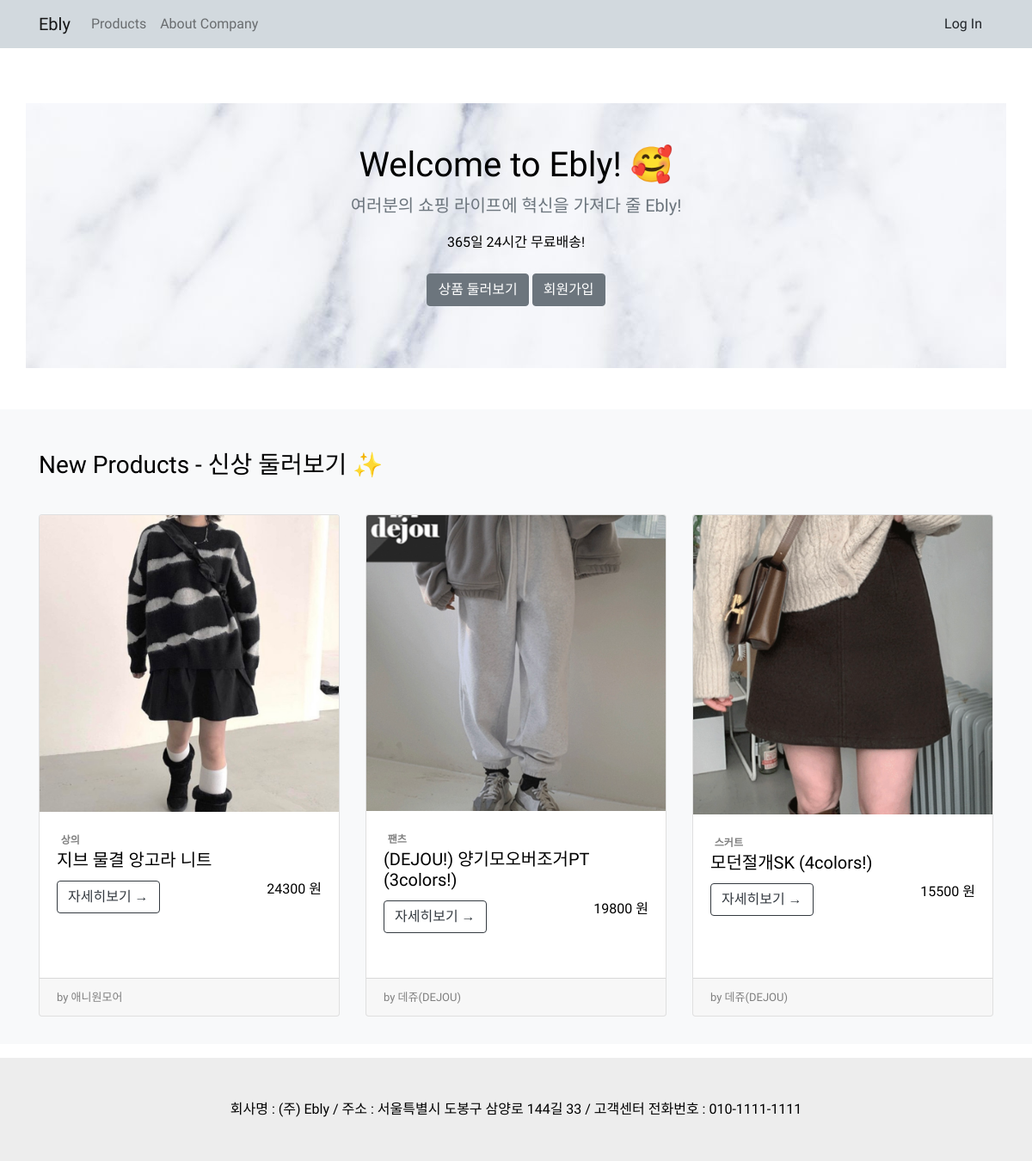
The page / on the database its author committed.
### shop/models.py (models this page shows, shortened)
class Good(models.Model):
    name = models.TextField()
    about = models.TextField()
    price = models.IntegerField()
    inventory = models.IntegerField(blank=False)
    image = models.ImageField(upload_to='shop/images/', blank=False)
    from_url = models.URLField()
    company = models.ForeignKey(Company, null=True, blank=True, on_delete=models.CASCADE)
    size = models.ManyToManyField(Size)
    color = models.ManyToManyField(Color)
    category = models.ForeignKey(Category, null=True, blank=True, on_delete=models.SET_NULL)
    tag = models.ManyToManyField(Tag)
    user_com = models.ForeignKey(User, null=True, on_delete=models.SET_NULL)
    def __str__(self):
        return f'{self.name}'
    def get_absolute_url(self):
        return f'/shop/{self.pk}/'

class Category(models.Model):
    name = models.CharField(max_length=20, unique=True)
    slug = models.SlugField(max_length=200, unique=True, allow_unicode=True)
    def __str__(self):
        return f'{self.name}'

class Company(models.Model):
    com_name = models.CharField(max_length=30)
    address = models.TextField()
    contact = models.CharField(max_length=100)
    com_url = models.URLField()
    bank_account = models.CharField(max_length=50)
    def __str__(self):
        return f'{self.com_name}'

### home/views.py (the view)
# urls.py: path('', views.home),
def home(request):
    new_goods = Good.objects.order_by('-pk')[:3]
    return render(request, 'home/index.html', {'new_goods': new_goods})

### home/templates/home/index.html (shortened to what this page needs)
{% extends 'shop/base.html' %}
{% block 'main_area' %}
{% include 'home/navbar.html' %}
    <section class="py-5 text-center container">
        <div class="row mt-3 py-lg-5 text-center" style="background-image: URL(/static/home/images/8f12c522b317357e028e336ac76e825b.jpg)">
        <div class="col-lg-6 col-md-8 mx-auto">
            <h1 class="fw-light">Welcome to Ebly! 🥰</h1>
                <p class="lead text-muted">여러분의 쇼핑 라이프에 혁신을 가져다 줄 Ebly!
                    <p>365일 24시간 무료배송!
                <p>
                    <a href="/shop" class="btn btn-secondary my-2">상품 둘러보기</a>
                    <a href="/accounts/signup" class="btn btn-secondary my-2">회원가입</a>
                </p>
        </div>
        </div>
    </section>
  <div class="album py-5 bg-light">
    <div class="container">
      <div>
        <strong>
          <h3>New Products - 신상 둘러보기 ✨</h3>
        </strong>
      </div>
      <div class="row row-cols-1 row-cols-sm-2 row-cols-md-3 g-3">
        {% for good in new_goods %}
        <div class="col-sm-4 mt-3">
                <div class="card mb-3 mt-3 h-100">
                    <div>
                        <img class="card-img-top" src="{{ good.image.url }}" alt="{{ good }}" />
                    </div>
                    <div class="card-body">
                        <span class="badge bg-outline-dark float-rigth" style="color:gray;">{{good.category}}</span>
                        <h5 class="card-title">{{ good.name }}</h5>
                        <h6 class="card-text float-right">{{ good.price }} 원</h6>
                        <a class="btn btn-outline-dark" href="{{ good.get_absolute_url }}">자세히보기 →</a>
                    </div>
                    <div class="card-footer float-right" style="color:gray; font-size:small">
                        by {{good.company}}
                    </div>
                </div>
            </div>
        {% endfor %}
      </div>
    </div>
  </div>
    {% include 'shop/footer.html' %}
{% endblock %}

### rows shown on the page
Good: image (picture), category "상의", name "지브 물결 앙고라 니트", price "24300", company "애니원모어"
Good: image (picture), category "팬츠", name "(DEJOU!) 양기모오버조거PT (3colors!)", price "19800", company "데쥬(DEJOU)"
Good: image (picture), category "스커트", name "모던절개SK (4colors!)", price "15500", company "데쥬(DEJOU)"
